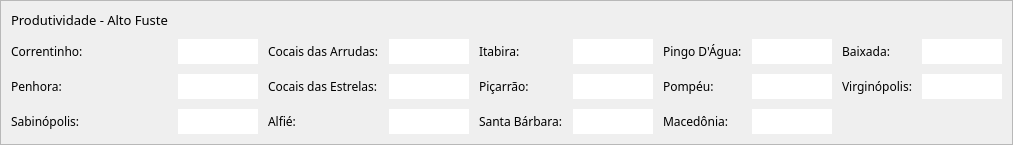
                      <widget class="QFrame" name="frame_43">
                       <property name="sizePolicy">
                        <sizepolicy hsizetype="Minimum" vsizetype="Preferred">
                         <horstretch>0</horstretch>
                         <verstretch>0</verstretch>
                        </sizepolicy>
                       </property>
                       <property name="styleSheet">
                        <string notr="true"/>
                       </property>
                       <property name="frameShape">
                        <enum>QFrame::StyledPanel</enum>
                       </property>
                       <property name="frameShadow">
                        <enum>QFrame::Raised</enum>
                       </property>
                       <layout class="QGridLayout" name="gridLayout_18">
                        <property name="leftMargin">
                         <number>10</number>
                        </property>
                        <property name="topMargin">
                         <number>10</number>
                        </property>
                        <property name="rightMargin">
                         <number>10</number>
                        </property>
                        <property name="bottomMargin">
                         <number>10</number>
                        </property>
                        <property name="spacing">
                         <number>10</number>
                        </property>
                        <item row="2" column="7">
                         <widget class="QLineEdit" name="po">
                          <property name="minimumSize">
                           <size>
                            <width>0</width>
                            <height>25</height>
                           </size>
                          </property>
                          <property name="maximumSize">
                           <size>
                            <width>80</width>
                            <height>16777215</height>
                           </size>
                          </property>
                          <property name="font">
                           <font>
                            <family>Poppins</family>
                           </font>
                          </property>
                          <property name="frame">
                           <bool>false</bool>
                          </property>
                         </widget>
                        </item>
                        <item row="1" column="6">
                         <widget class="QLabel" name="label_87">
                          <property name="font">
                           <font>
                            <family>Poppins</family>
                           </font>
                          </property>
                          <property name="text">
                           <string>Pingo D'Água:</string>
                          </property>
                         </widget>
                        </item>
                        <item row="0" column="0">
                         <widget class="QLabel" name="label">
                          <property name="font">
                           <font>
                            <family>Poppins SemiBold</family>
                            <pointsize>10</pointsize>
                           </font>
                          </property>
                          <property name="text">
                           <string>Produtividade - Alto Fuste</string>
                          </property>
                         </widget>
                        </item>
                        <item row="2" column="8">
                         <widget class="QLabel" name="label_85">
                          <property name="font">
                           <font>
                            <family>Poppins</family>
                           </font>
                          </property>
                          <property name="text">
                           <string>Virginópolis:</string>
                          </property>
                         </widget>
                        </item>
                        <item row="2" column="6">
                         <widget class="QLabel" name="label_88">
                          <property name="font">
                           <font>
                            <family>Poppins</family>
                           </font>
                          </property>
                          <property name="text">
                           <string>Pompéu:</string>
                          </property>
                         </widget>
                        </item>
                        <item row="3" column="7">
                         <widget class="QLineEdit" name="ma">
                          <property name="minimumSize">
                           <size>
                            <width>0</width>
                            <height>25</height>
                           </size>
                          </property>
                          <property name="maximumSize">
                           <size>
                            <width>80</width>
                            <height>16777215</height>
                           </size>
                          </property>
                          <property name="font">
                           <font>
                            <family>Poppins</family>
                           </font>
                          </property>
                          <property name="frame">
                           <bool>false</bool>
                          </property>
                         </widget>
                        </item>
                        <item row="1" column="5">
                         <widget class="QLineEdit" name="it">
                          <property name="minimumSize">
                           <size>
                            <width>0</width>
                            <height>25</height>
                           </size>
                          </property>
                          <property name="maximumSize">
                           <size>
                            <width>80</width>
                            <height>16777215</height>
                           </size>
                          </property>
                          <property name="font">
                           <font>
                            <family>Poppins</family>
                           </font>
                          </property>
                          <property name="frame">
                           <bool>false</bool>
                          </property>
                         </widget>
                        </item>
                        <item row="1" column="7">
                         <widget class="QLineEdit" name="pd">
                          <property name="minimumSize">
                           <size>
                            <width>0</width>
                            <height>25</height>
                           </size>
                          </property>
                          <property name="maximumSize">
                           <size>
                            <width>80</width>
                            <height>16777215</height>
                           </size>
                          </property>
                          <property name="font">
                           <font>
                            <family>Poppins</family>
                           </font>
                          </property>
                          <property name="frame">
                           <bool>false</bool>
                          </property>
                         </widget>
                        </item>
                        <item row="1" column="8">
                         <widget class="QLabel" name="label_75">
                          <property name="font">
                           <font>
                            <family>Poppins</family>
                           </font>
                          </property>
                          <property name="text">
                           <string>Baixada:</string>
                          </property>
                         </widget>
                        </item>
                        <item row="3" column="2">
                         <widget class="QLabel" name="label_77">
                          <property name="font">
                           <font>
                            <family>Poppins</family>
                           </font>
                          </property>
                          <property name="text">
                           <string>Alfié:</string>
                          </property>
                         </widget>
                        </item>
                        <item row="2" column="0">
                         <widget class="QLabel" name="label_76">
                          <property name="font">
                           <font>
                            <family>Poppins</family>
                           </font>
                          </property>
                          <property name="text">
                           <string>Penhora:</string>
                          </property>
                         </widget>
                        </item>
                        <item row="1" column="2">
                         <widget class="QLabel" name="label_81">
                          <property name="font">
                           <font>
                            <family>Poppins</family>
                           </font>
                          </property>
                          <property name="text">
                           <string>Cocais das Arrudas:</string>
                          </property>
                         </widget>
                        </item>
                        <item row="1" column="0">
                         <widget class="QLabel" name="label_78">
                          <property name="font">
                           <font>
                            <family>Poppins</family>
                           </font>
                          </property>
                          <property name="text">
                           <string>Correntinho:</string>
                          </property>
                         </widget>
                        </item>
                        <item row="3" column="0">
                         <widget class="QLabel" name="label_80">
                          <property name="font">
                           <font>
                            <family>Poppins</family>
                           </font>
                          </property>
                          <property name="text">
                           <string>Sabinópolis:</string>
                          </property>
                         </widget>
                        </item>
                        <item row="1" column="4">
                         <widget class="QLabel" name="label_79">
                          <property name="font">
                           <font>
                            <family>Poppins</family>
                           </font>
                          </property>
                          <property name="text">
                           <string>Itabira:</string>
                          </property>
                         </widget>
                        </item>
                        <item row="3" column="4">
                         <widget class="QLabel" name="label_83">
                          <property name="font">
                           <font>
                            <family>Poppins</family>
                           </font>
                          </property>
                          <property name="text">
                           <string>Santa Bárbara:</string>
                          </property>
                         </widget>
                        </item>
                        <item row="3" column="6">
                         <widget class="QLabel" name="label_84">
                          <property name="font">
                           <font>
                            <family>Poppins</family>
                           </font>
                          </property>
                          <property name="text">
                           <string>Macedônia:</string>
                          </property>
                         </widget>
                        </item>
                        <item row="2" column="4">
                         <widget class="QLabel" name="label_82">
                          <property name="font">
                           <font>
                            <family>Poppins</family>
                           </font>
                          </property>
                          <property name="text">
                           <string>Piçarrão:</string>
                          </property>
                         </widget>
                        </item>
                        <item row="2" column="2">
                         <widget class="QLabel" name="label_86">
                          <property name="font">
                           <font>
                            <family>Poppins</family>
                           </font>
                          </property>
                          <property name="text">
                           <string>Cocais das Estrelas:</string>
                          </property>
                         </widget>
                        </item>
                        <item row="2" column="3">
                         <widget class="QLineEdit" name="ce">
                          <property name="minimumSize">
                           <size>
                            <width>0</width>
                            <height>25</height>
                           </size>
                          </property>
                          <property name="maximumSize">
                           <size>
                            <width>80</width>
                            <height>16777215</height>
                           </size>
                          </property>
                          <property name="font">
                           <font>
                            <family>Poppins</family>
                           </font>
                          </property>
                          <property name="frame">
                           <bool>false</bool>
                          </property>
                         </widget>
                        </item>
                        <item row="3" column="1">
                         <widget class="QLineEdit" name="sa">
                          <property name="minimumSize">
                           <size>
                            <width>0</width>
                            <height>25</height>
                           </size>
                          </property>
                          <property name="maximumSize">
                           <size>
                            <width>80</width>
                            <height>16777215</height>
                           </size>
                          </property>
                          <property name="font">
                           <font>
                            <family>Poppins</family>
                           </font>
                          </property>
                          <property name="frame">
                           <bool>false</bool>
                          </property>
                         </widget>
                        </item>
                        <item row="2" column="1">
                         <widget class="QLineEdit" name="pe">
                          <property name="minimumSize">
                           <size>
                            <width>0</width>
                            <height>25</height>
                           </size>
                          </property>
                          <property name="maximumSize">
                           <size>
                            <width>80</width>
                            <height>16777215</height>
                           </size>
                          </property>
                          <property name="font">
                           <font>
                            <family>Poppins</family>
                           </font>
                          </property>
                          <property name="frame">
                           <bool>false</bool>
                          </property>
                         </widget>
                        </item>
                        <item row="1" column="3">
                         <widget class="QLineEdit" name="ca">
                          <property name="minimumSize">
                           <size>
                            <width>0</width>
                            <height>25</height>
                           </size>
                          </property>
                          <property name="maximumSize">
                           <size>
                            <width>80</width>
                            <height>16777215</height>
                           </size>
                          </property>
                          <property name="font">
                           <font>
                            <family>Poppins</family>
                           </font>
                          </property>
                          <property name="frame">
                           <bool>false</bool>
                          </property>
                         </widget>
                        </item>
                        <item row="1" column="1">
                         <widget class="QLineEdit" name="cr">
                          <property name="minimumSize">
                           <size>
                            <width>0</width>
                            <height>25</height>
                           </size>
                          </property>
                          <property name="maximumSize">
                           <size>
                            <width>80</width>
                            <height>16777215</height>
                           </size>
                          </property>
                          <property name="font">
                           <font>
                            <family>Poppins</family>
                           </font>
                          </property>
                          <property name="frame">
                           <bool>false</bool>
                          </property>
                         </widget>
                        </item>
                        <item row="3" column="5">
                         <widget class="QLineEdit" name="sb">
                          <property name="minimumSize">
                           <size>
                            <width>0</width>
                            <height>25</height>
                           </size>
                          </property>
                          <property name="maximumSize">
                           <size>
                            <width>80</width>
                            <height>16777215</height>
                           </size>
                          </property>
                          <property name="font">
                           <font>
                            <family>Poppins</family>
                           </font>
                          </property>
                          <property name="frame">
                           <bool>false</bool>
                          </property>
                         </widget>
                        </item>
                        <item row="3" column="3">
                         <widget class="QLineEdit" name="al">
                          <property name="minimumSize">
                           <size>
                            <width>0</width>
                            <height>25</height>
                           </size>
                          </property>
                          <property name="maximumSize">
                           <size>
                            <width>80</width>
                            <height>16777215</height>
                           </size>
                          </property>
                          <property name="font">
                           <font>
                            <family>Poppins</family>
                           </font>
                          </property>
                          <property name="frame">
                           <bool>false</bool>
                          </property>
                         </widget>
                        </item>
                        <item row="2" column="5">
                         <widget class="QLineEdit" name="pc">
                          <property name="minimumSize">
                           <size>
                            <width>0</width>
                            <height>25</height>
                           </size>
                          </property>
                          <property name="maximumSize">
                           <size>
                            <width>80</width>
                            <height>16777215</height>
                           </size>
                          </property>
                          <property name="font">
                           <font>
                            <family>Poppins</family>
                           </font>
                          </property>
                          <property name="frame">
                           <bool>false</bool>
                          </property>
                         </widget>
                        </item>
                        <item row="1" column="9">
                         <widget class="QLineEdit" name="ba">
                          <property name="minimumSize">
                           <size>
                            <width>0</width>
                            <height>25</height>
                           </size>
                          </property>
                          <property name="maximumSize">
                           <size>
                            <width>80</width>
                            <height>16777215</height>
                           </size>
                          </property>
                          <property name="font">
                           <font>
                            <family>Poppins</family>
                           </font>
                          </property>
                          <property name="frame">
                           <bool>false</bool>
                          </property>
                         </widget>
                        </item>
                        <item row="2" column="9">
                         <widget class="QLineEdit" name="vi">
                          <property name="minimumSize">
                           <size>
                            <width>0</width>
                            <height>25</height>
                           </size>
                          </property>
                          <property name="maximumSize">
                           <size>
                            <width>80</width>
                            <height>16777215</height>
                           </size>
                          </property>
                          <property name="font">
                           <font>
                            <family>Poppins</family>
                           </font>
                          </property>
                          <property name="frame">
                           <bool>false</bool>
                          </property>
                         </widget>
                        </item>
                       </layout>
                      </widget>
